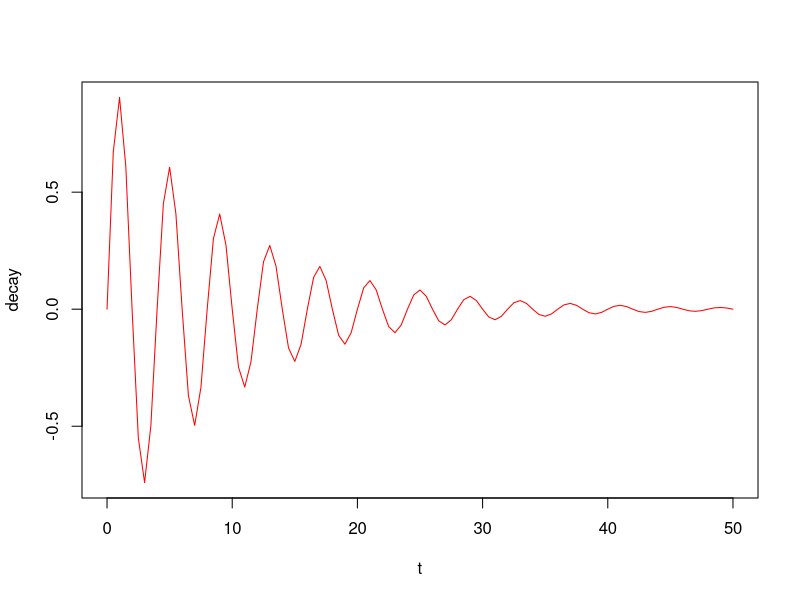
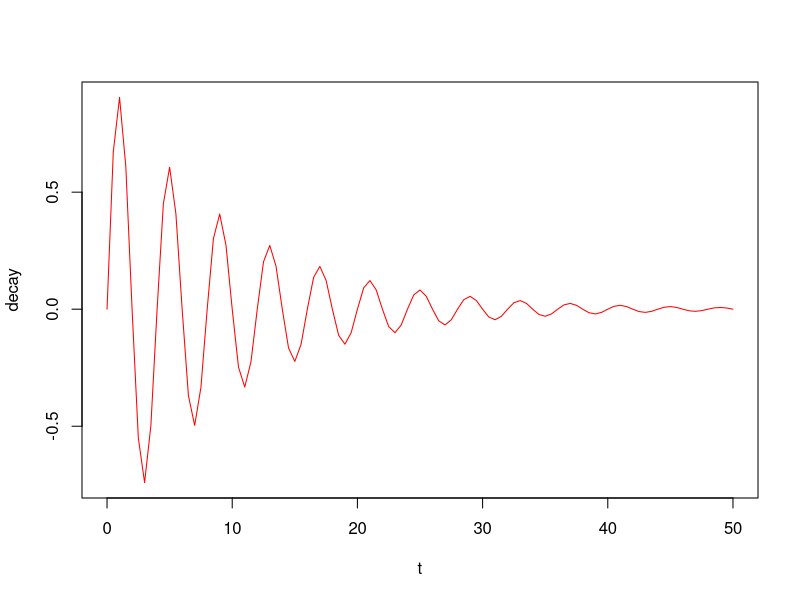
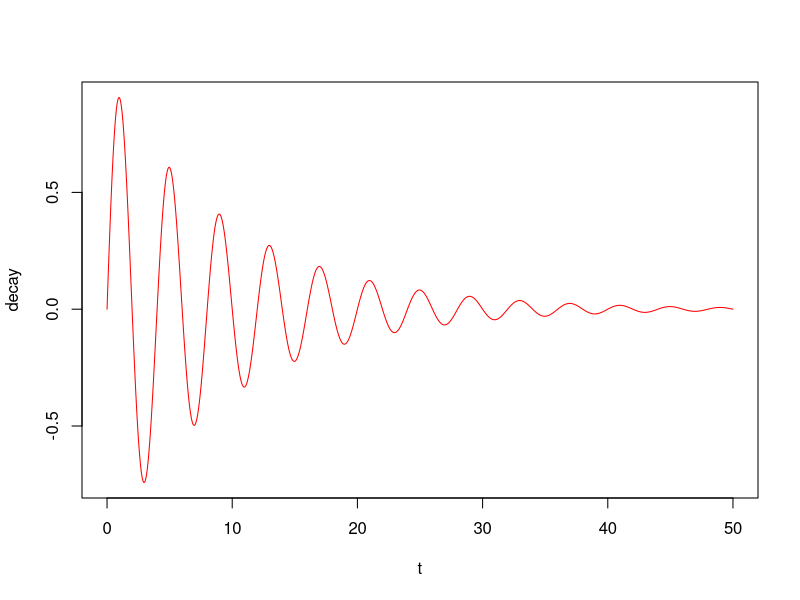
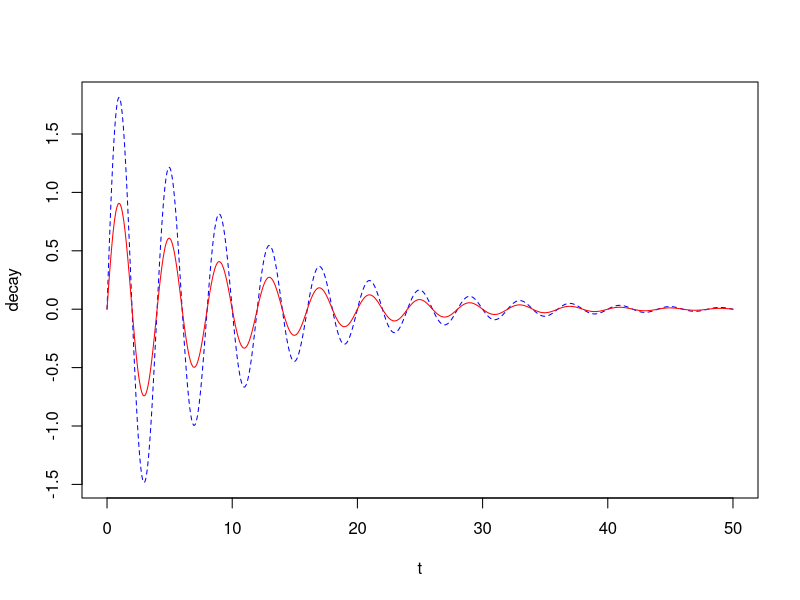
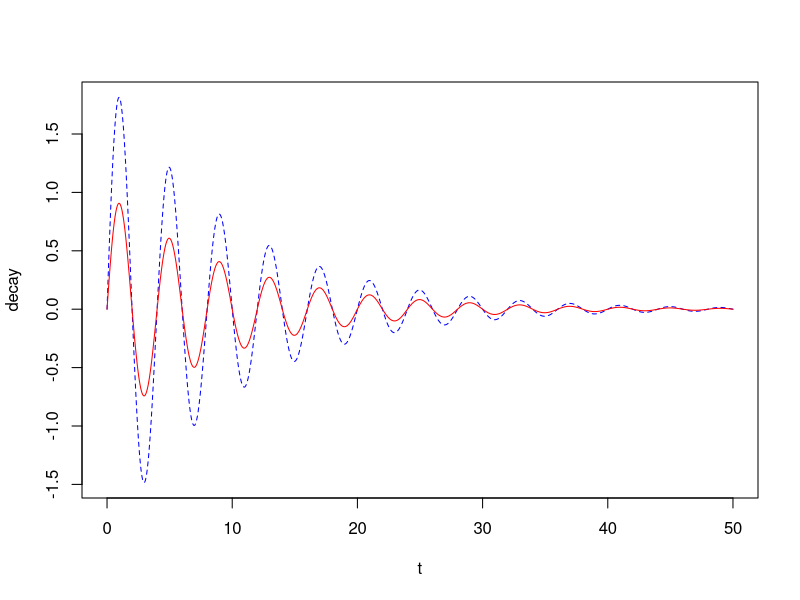
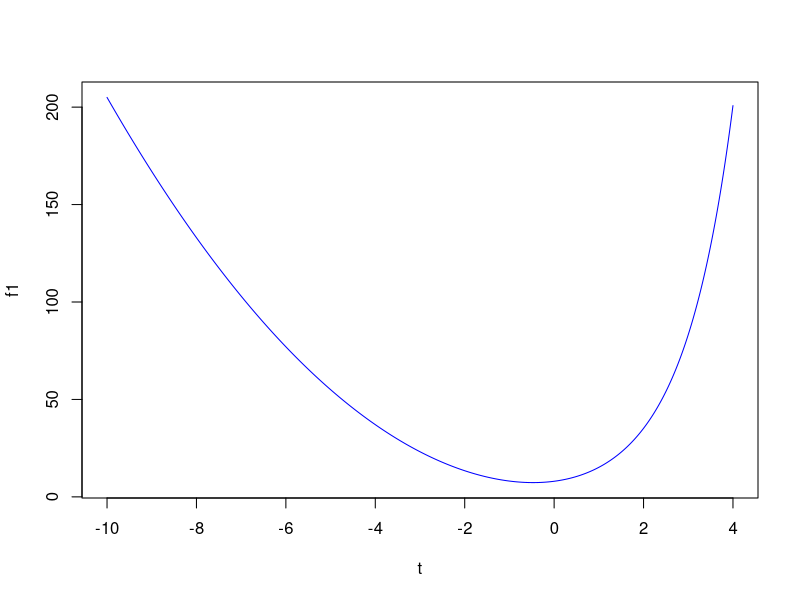
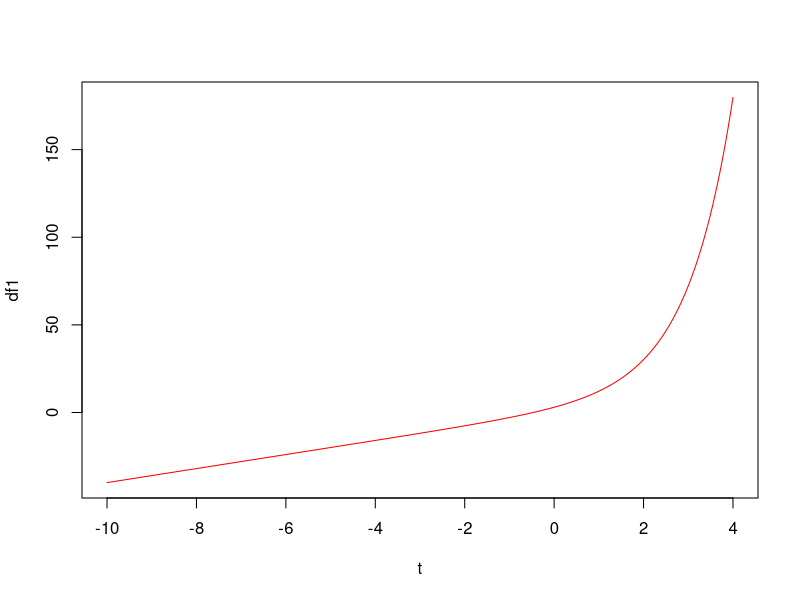
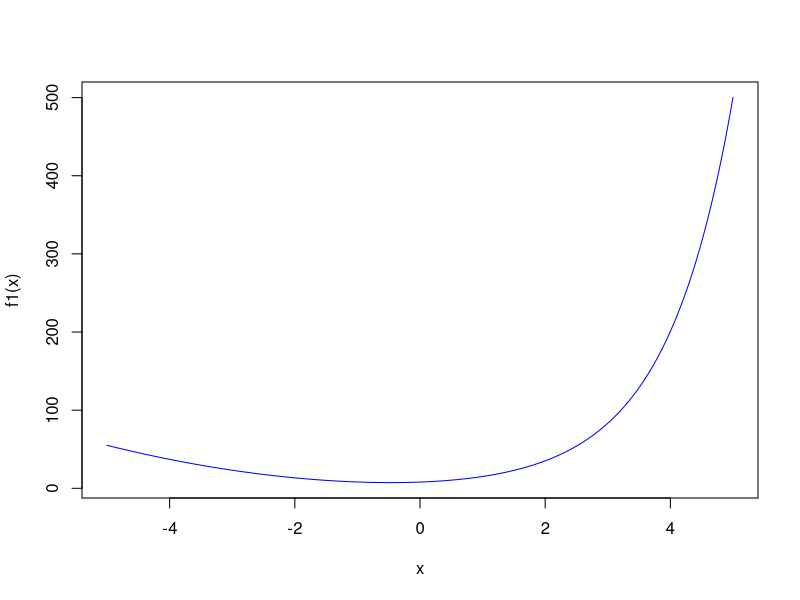

Write the R code that produced these figures, in order.
## ---- chunk 1
knitr::opts_chunk$set(echo = TRUE)
## ---- chunk 2
decay <- function(t, k, P, A){
  A * exp(-k*t) * sin (2*pi*t/P)
}

decay(1, 0.1, 4, 1)

decay(P=4, t=1, A=1, k=0.1)
## ---- chunk 3
decay(P=4, t=0.1, A=0.5, k=2.0)
decay(P=4, t=100000, A=0.5, k=2.0)

## ---- chunk 4
curve(decay(x, 0.1, 4, 1), 0, 50, xlab = "t", ylab = "decay", col = "red")
## ---- chunk 5
curve(decay(t, 0.1, 4, 1), 0, 50, xlab="t", ylab="decay", col="red", xname = 't')

## ---- chunk 6
curve(decay(x, 0.1, 4, 1), 0, 50, xlab="t", ylab="decay", col="red", n = 1000)
## ---- chunk 7
curve(decay(P=4, t, A=2, k=0.1), 0, 50, xlab="t", ylab="decay", col="blue", lty = 2, xname = 't', n = 1000)
curve(decay(P=4, t, A=1, k=0.1), 0, 50, xlab="t", ylab="decay", col="red", xname = 't', n = 1000, add = TRUE)
## ---- chunk 8
xmin = 0
xmax = 50
xstep = 0.01

#define vector of x values and corresponding function values for plotting
xvals = seq(xmin, xmax, xstep) 
yvals1 = decay(P=4, xvals, A=2, k=0.1)
yvals2 = decay(P=4, xvals, A=1, k=0.1)

#create an empty plot
plot(1, xlab = "t", ylab = "decay", type = "n", xlim = c(xmin, xmax), ylim = c(min(yvals1), max(yvals1)))
 
lines(xvals, yvals1, ylab="decay", col="blue", lty=2)
lines(xvals, yvals2, ylab="decay", col="red")
## ---- chunk 9
#install.packages("Deriv") 
library(Deriv)

f1 <- function(x, a, b, c) {
  a*x^2 + b*exp(x) + c
}
f1
(derf = Deriv(f1))


f2 <- function(x, a) {
  a*sin(b*x)
}
f2
(derf = Deriv(f2))

## ---- chunk 10
a_val = 2
b_val = 3
c_val = 5
h_val = 0
#h_val = 100

f1 <- function(x, a, b, c, h) {
  a*x^2 + b*exp(x) + c - h
}

xmin = -10
xmax = 4
xstep = 0.01

#define vector of x values and corresponding function values for plotting
xvals = seq(xmin, xmax, xstep) 
yvals = f1(xvals, a_val, b_val, c_val, h_val)
  
#create an empty plot
plot(1, xlab = "t", ylab = "f1", type = "n", xlim = c(xmin, xmax), ylim = c(min(yvals), max(yvals)))
lines(xvals, yvals, ylab="f1", col="blue")


derf1 = Deriv(f1, "x")
derf1

#define vector of x values and corresponding function values for plotting
xvals = seq(xmin, xmax, xstep) 
dyvals = derf1(xvals, a_val, b_val, c_val, h_val)
plot(1, xlab = "t", ylab = "df1", type = "n", xlim = c(xmin, xmax), ylim = c(min(dyvals), max(dyvals)))
lines(xvals, dyvals, ylab="df1", col="red")

## ---- chunk 11
xcross = uniroot(derf1, a = a_val, b = b_val, c = c_val, h = h_val, lower = -1, upper = 1)
#xcross
#xcross[[1]]
#(f1(xcross$root))
#class(cross)
#class(cross[1])
#(d = as.double(cross[1]))
#(val_at_minimum = f1(-0.469))
#(val_at_minimum = f1(d))
#(val_at_minimum = f1(as.double(xcross[1])))
xcross$root
(val_at_minimum = f1(xcross$root, a = a_val, b = b_val, c = c_val, h = h_val))

## ---- chunk 12
a = 2
b = 3
c = 5

f1 <- function(x) {
  a*x^2 + b*exp(x) + c - 100
}

xcross = uniroot(f1, lower = -2, upper = 4)
xcross$root
(f1(xcross$root))
xcross = uniroot(f1, lower = -8, upper = -5)
xcross$root
(f1(xcross$root))
## ---- chunk 13


f1 <- function(x, a, b, c) {
  a*x^2 + b*exp(x) + c
}

xmin = -5
xmax = 5
xstep = 0.01

#define vector of x values and corresponding function values for plotting
xvals = seq(xmin, xmax, xstep) 
yvals = f1(xvals, a = 2, b = 3, c = 5)
  
#create an empty plot
plot(1, xlab = "x", ylab = "f1(x)", type = "n", xlim = c(xmin, xmax), ylim = c(min(yvals), max(yvals)))
lines(xvals, yvals, ylab="f1", col="blue")


derf1 = Deriv(f1, "x")
derf1

#define vector of x values and corresponding function values for plotting
xvals = seq(xmin, xmax, xstep) 
dyvals = derf1(xvals, a = 2, b = 3, c = 5)
plot(1, xlab = "t", ylab = "df1", type = "n", xlim = c(xmin, xmax), ylim = c(min(dyvals), max(dyvals)))
lines(xvals, dyvals, ylab="df1", col="red")

(uniroot(derf1, lower = -5, upper = 3, a = 2, b = 3, c = 5))

## ---- chunk 14
hill <- function(L,h) {
  L/(L+h)
}

lmin = 0
lmax = 50
step = 0.1

h = 5

#define vector of x values and corresponding function values for plotting
lvals = seq(lmin, lmax, step) 
hvals1 = hill(lvals, 5)
hvals2 = hill(lvals, 10)
  
#create an empty plot
plot(1, xlab = "L", ylab = "H(L)", type = "n", xlim = c(lmin, lmax), ylim = c(min(hvals1), max(hvals1)))
lines(lvals, hvals1, ylab="f1", col="blue")
lines(lvals, hvals2, ylab="f1", col="red")
